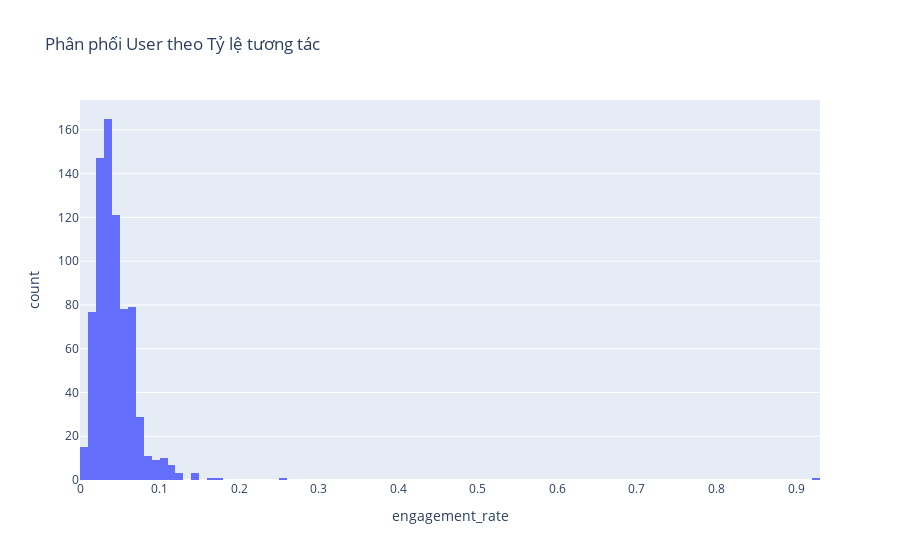

The code cell stored with this chart in its notebook:
### Code cell
px.histogram(user_stats_df, x='engagement_rate',
             title="Phân phối User theo Tỷ lệ tương tác")

### Figure 1 — Plotly figure (JSON) as saved in the notebook; plotly's stock layout.template omitted (floating-point values rounded to 4 significant figures; data arrays with more than 128 entries replaced by an {"elided": "..."} marker saying what was removed)
{"data": [{"bingroup": "x", "hovertemplate": "engagement_rate=%{x}<br>count=%{y}<extra></extra>", "legendgroup": "", "marker": {"color": "#636efa", "pattern": {"shape": ""}}, "name": "", "orientation": "v", "showlegend": false, "type": "histogram", "x": {"elided": "758 float values"}, "xaxis": "x", "yaxis": "y"}], "layout": {"barmode": "relative", "legend": {"tracegroupgap": 0}, "title": {"text": "Phân phối User theo Tỷ lệ tương tác"}, "xaxis": {"anchor": "y", "domain": [0, 1], "title": {"text": "engagement_rate"}}, "yaxis": {"anchor": "x", "domain": [0, 1], "title": {"text": "count"}}}}
